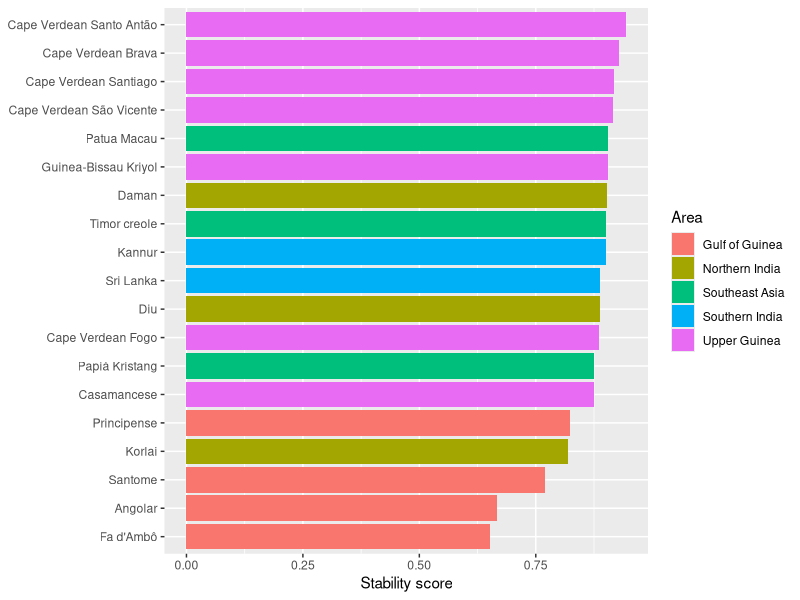
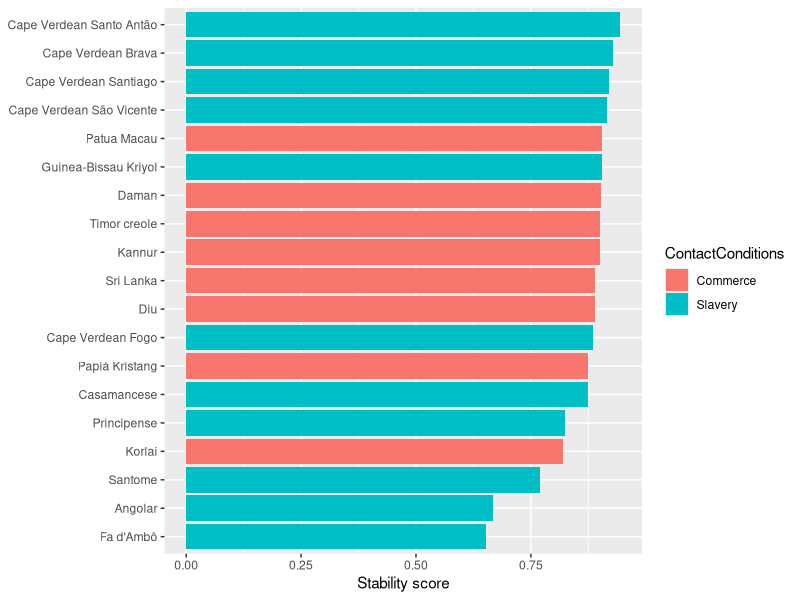
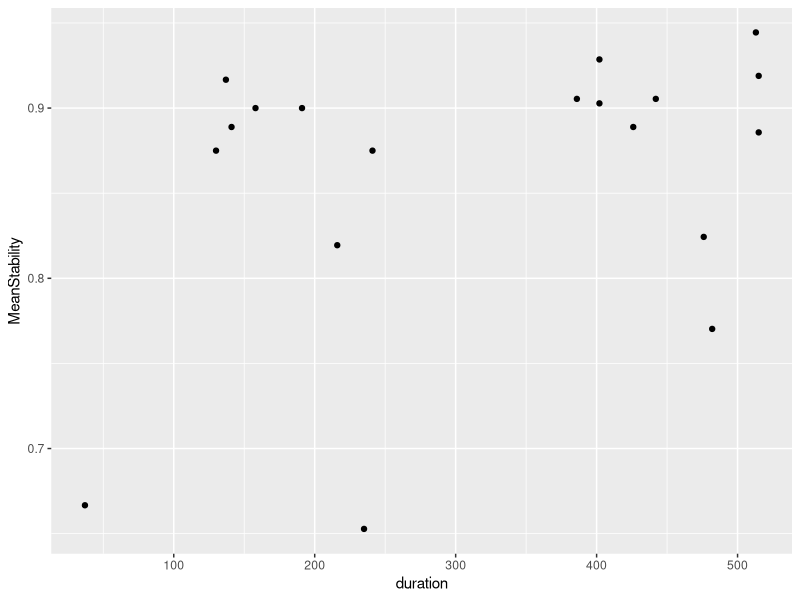
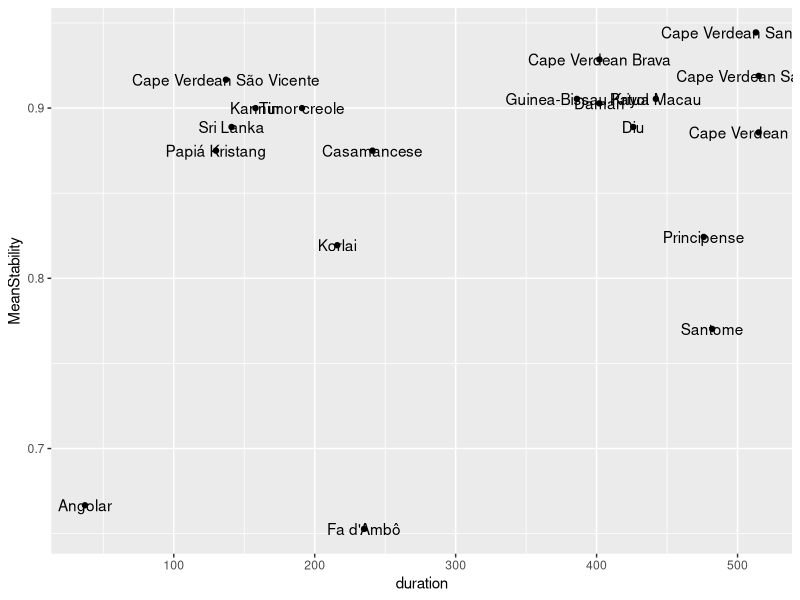
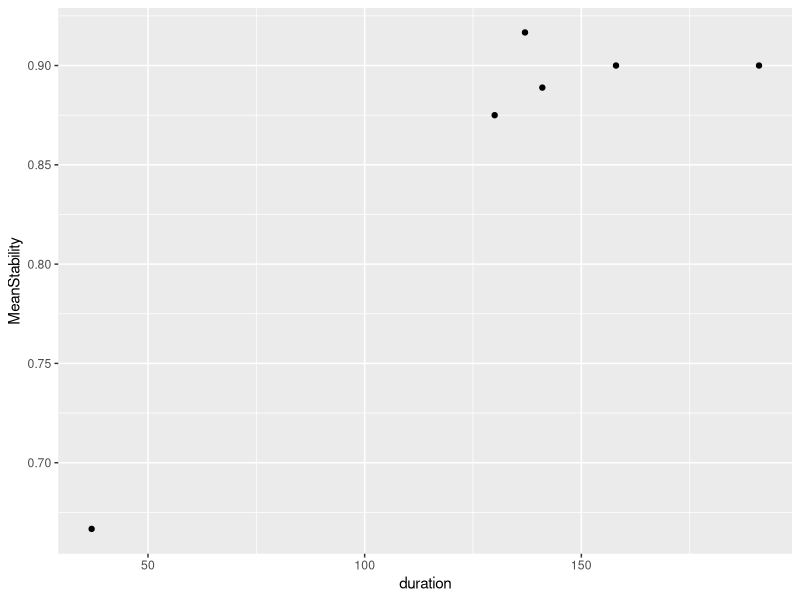
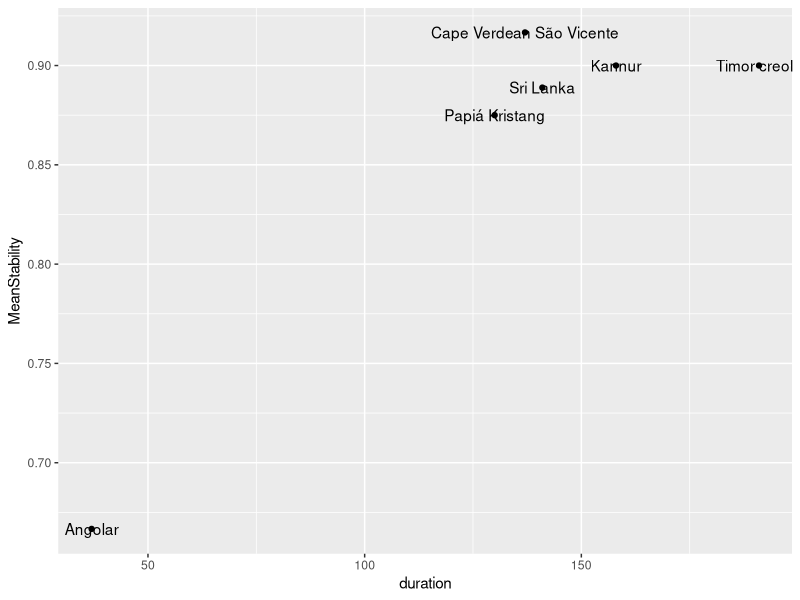
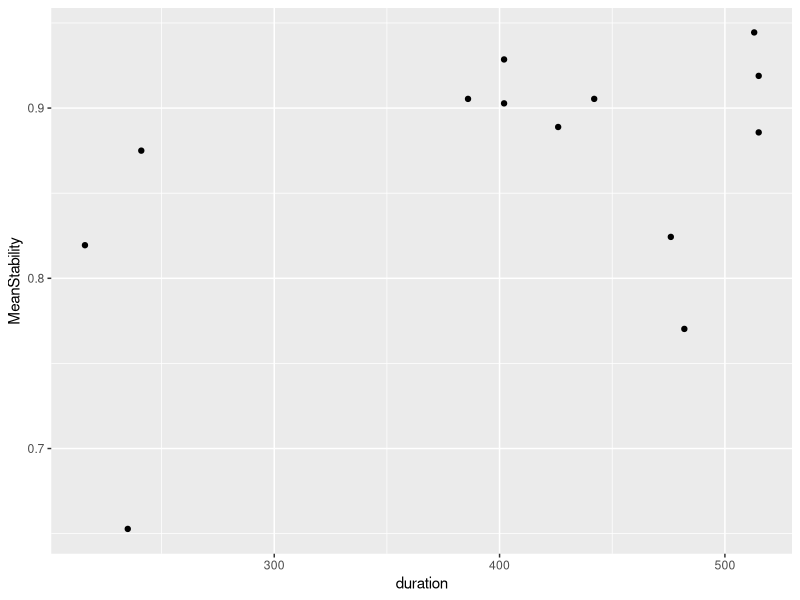
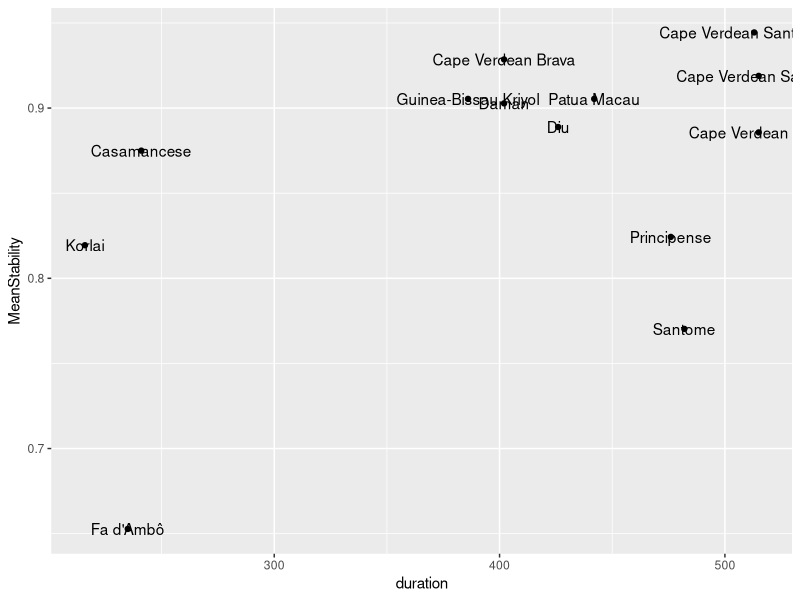

These figures' R source, in order: (Note: this script raises an error after producing the figures.)
## ---- chunk 1
library(tidyverse)
library(knitr)
## ---- chunk 2
# Because the private token keeps resetting...
# database <- read_csv('https://raw.githubusercontent.com/CreoPhon/CreoPhonPt/main/Creoles.csv?token=AAIGDLS6YB3YSYW7QJWERXDBVYPOE')
# write_csv(database, 'database.csv')
database <- read_csv('database.csv')
## ---- chunk 3
database %>% head() %>% kable()
## ---- chunk 4
database$duration <- database$`EndOfInfluence` - database$`FirstMajorSettlement`
## ---- chunk 5
database <- mutate(database, GlobalStability = (PlaceStability + MannerStability)/2)
# table(database$Language, database$GlobalStability)
## ---- chunk 6
database <- database %>% mutate(duration_group = ifelse(duration <= 200, 'short', 'long'))
## ---- chunk 7
database <- database %>% mutate(categorical_stability = ifelse(PlaceStability == 1 & MannerStability == 1, 'no manner/no place', NA))

database <- database %>% mutate(categorical_stability = ifelse(PlaceStability == 1 & MannerStability == 0, 'manner/no place', categorical_stability))

database <- database %>% mutate(categorical_stability = ifelse(PlaceStability == 0 & MannerStability == 1, 'no manner/place', categorical_stability))

database <- database %>% mutate(categorical_stability = ifelse(PlaceStability == 0 & MannerStability == 0, 'manner/place', categorical_stability))

table(database$categorical_stability)
## ---- chunk 8
creole_stability <- database %>% group_by(Language, Area, duration, duration_group, ContactConditions) %>% summarize(MeanStability = mean(GlobalStability, na.rm = TRUE))
## ---- chunk 9
ggplot(creole_stability) + 
  geom_bar(aes(x = MeanStability, y = reorder(Language, MeanStability), fill = Area), 
           stat = "identity", show.legend = TRUE) +
  theme(axis.title.y = element_blank()) +
  labs(x = "Stability score")
## ---- chunk 10
table(creole_stability$Area)
## ---- chunk 11
ggplot(creole_stability) + 
  geom_bar(aes(x = MeanStability, y = reorder(Language, MeanStability), fill = ContactConditions), 
           stat = "identity", show.legend = TRUE) +
  theme(axis.title.y = element_blank()) +
  labs(x = "Stability score")
## ---- chunk 12
ggplot(creole_stability, aes(x=duration, y=MeanStability)) +
  geom_point()

ggplot(creole_stability, aes(x=duration, y=MeanStability)) +
  geom_point() +
  geom_text(label=creole_stability$Language)
## ---- chunk 13
msd <- lm(MeanStability ~ duration, data=creole_stability)
summary(msd)
## ---- chunk 14
tmp_short <- creole_stability %>% filter(duration <= 200)
tmp_long <- creole_stability %>% filter(duration > 200)
## ---- chunk 15
ggplot(tmp_short, aes(x=duration, y=MeanStability)) +
  geom_point()

ggplot(tmp_short, aes(x=duration, y=MeanStability)) +
  geom_point() +
  geom_text(label=tmp_short$Language)
## ---- chunk 16
ggplot(tmp_long, aes(x=duration, y=MeanStability)) +
  geom_point()

ggplot(tmp_long, aes(x=duration, y=MeanStability)) +
  geom_point() +
  geom_text(label=tmp_long$Language)
## ---- chunk 17
msd <- lm(MeanStability ~ duration + duration_group * duration, data=creole_stability)
summary(msd)

ggplot(creole_stability, aes(x = duration, y = MeanStability, color = duration_group)) +
  geom_smooth(method = "lm") +
  geom_point()
## ---- chunk 18
library(mgcv)
# Factorize duration_group
creole_stability$duration_group = as.factor(creole_stability$duration_group)

# Model with an interaction between duration_group and duration
# (with maximum of cubic-spline fit)
msd.gam <- gam(MeanStability ~ duration_group + s(duration, k=3) + s(duration, by=duration_group, k=3), data=creole_stability)

summary(msd.gam)

plot(msd.gam, all.terms=T, shade=T, pages=1)

qqnorm(resid(msd.gam)); qqline(resid(msd.gam))

msd.gam.trimmed <- gam(MeanStability ~ duration_group + s(duration, k=3) + s(duration, by=duration_group, k=3), data=creole_stability %>% filter(MeanStability>0.7))

summary(msd.gam.trimmed)

plot(msd.gam.trimmed, sel=1, shade=T, ylab="Effect on mean stability", xlab="Duration of influence", residuals=T, main="Main effect of duration", cex=5, pch=".", col='dodgerblue'); abline(h=0, lty=2, col="red")

plot(msd.gam.trimmed, sel=2, shade=T, ylab="Effect on mean stability", xlab="Duration of influence", main="Long-term influence", col='dodgerblue'); abline(h=0, lty=2, col="red")

plot(msd.gam.trimmed, sel=3, shade=T, ylab="Effect on mean stability", xlab="Duration of influence", main="Short-term influence", col='dodgerblue'); abline(h=0, lty=2, col="red")

# (dotted lines indicate error)
plot(msd.gam.trimmed, all.terms=T, sel=4, ylab="Effect on mean stability", xlab="Duration group", main="Main effect of duration group")

# checking out the model performance
qqnorm(resid(msd.gam.trimmed)); qqline(resid(msd.gam.trimmed)) # meh
## ---- chunk 19
ggplot(database, aes(duration, MannerStability, colour=duration_group)) + 
  geom_point() + 
  geom_smooth(method = "lm") +
  facet_wrap(~Class)
## ---- chunk 20
ggplot(database, aes(duration, GlobalStability, colour=duration_group)) + 
  geom_point() + 
  geom_smooth() +
  facet_wrap(~Class)
## ---- chunk 21
ggplot(database, aes(duration, PlaceStability, colour=duration_group)) + 
  geom_point() + 
  geom_smooth(method = "lm") +
  facet_wrap(~LexifierPhoneme)
## ---- chunk 22
ggplot(database, aes(duration, MannerStability, colour=duration_group)) + 
  geom_point() + 
  geom_smooth() +
  facet_wrap(~LexifierPhoneme)
## ---- chunk 23
ggplot(database, aes(duration, GlobalStability, colour=duration_group)) + 
  geom_point() + 
  geom_smooth() +
  facet_wrap(~LexifierPhoneme)
## ---- chunk 24
place_results <- database %>% group_by(LexifierPhoneme) %>% summarize(mplace = mean(PlaceStability, na.rm = TRUE))
manner_results <- database %>% group_by(LexifierPhoneme) %>% summarize(mmanner = mean(MannerStability, na.rm = TRUE))

consonant_stability <- left_join(place_results, manner_results, by = "LexifierPhoneme")

class <- c("stop", "stop", "fricative","stop", "stop", "lateral","nasal", "nasal", "stop", "rhotic","fricative", "stop","affricate", "fricative", "fricative","nasal", "rhotic", "lateral", "fricative")

consonant_stability_class <- cbind(consonant_stability, class)
## ---- chunk 25
# TODO: fix the class "dots"
ggplot(consonant_stability, aes(y = mmanner, x = mplace, label = LexifierPhoneme, color=class)) +
  geom_point(position= "dodge") + 
  geom_text(aes(label=LexifierPhoneme), hjust=3, vjust=0) +
  theme(axis.title.x = element_blank(),
        axis.title.y = element_blank())
## ---- chunk 26
lm_manner_place <- lm(mplace~mmanner, data=consonant_stability)

summary(lm_manner_place)

manner_place_lmplot <- ggplot(consonant_stability, aes(y = mmanner, x = mplace, label = LexifierPhoneme)) +
  geom_point(position= "dodge") + 
  geom_smooth(method = lm)+
  geom_text(aes(label=LexifierPhoneme), hjust=3, vjust=0)

print(manner_place_lmplot + labs(y = "Manner Stability", x = "Place Stability"))
## ---- chunk 27
consonant_global_stability <- mutate(consonant_stability_class, mglobal = (mmanner + mplace)/2)

ggplot(consonant_global_stability) + 
  geom_bar(aes(x = mglobal, 
               y = reorder(LexifierPhoneme, mglobal),
               fill = class), stat = "identity", show.legend = TRUE) +
  labs(x = "Stability score", y = "Phoneme", fill = "Manner")
## ---- chunk 28
ggplot(consonant_global_stability, aes(x = class, y = mglobal, fill = class)) +
  geom_smooth(method = "lm") +
  geom_violin() +
   geom_dotplot(binaxis = "y",
               stackdir = "center",
               dotsize = 0.5) 
## ---- chunk 29
ggplot(consonant_global_stability, aes(x = class, y = mmanner, fill = class)) +
  geom_smooth(method = "lm") +
  geom_violin() +
   geom_dotplot(binaxis = "y",
               stackdir = "center",
               dotsize = 0.5) 
## ---- chunk 30

place <- c("labial", "alveolar", "labiodental", "velar", "velar", "alveolar", "labial", "alveolar", "labial", "alveolar", "alveolar", "alveolar", "palatal", "labiodental", "alveolar", "palatal", "alveolar", "palatal", "palatal")

consonant_stability_place <- cbind(consonant_global_stability, place)

ggplot(consonant_stability_place, aes(x = place, y = mglobal, fill = place)) +
  geom_smooth(method = "lm") +
  geom_violin()  +
   geom_dotplot(binaxis = "y",
               stackdir = "center",
               dotsize = 0.5) 

## ---- chunk 31
ggplot(consonant_stability_place, aes(x = place, y = mplace, fill = place)) +
  geom_smooth(method = "lm") +
  geom_violin()  +
   geom_dotplot(binaxis = "y",
               stackdir = "center",
               dotsize = 0.5) 
## ---- chunk 32
# qplot(x = duration, y = MeanStability, data = consonant_global_stability, color = duration_group) +
#  geom_smooth(method = "lm") 
## ---- chunk 33
library(lmerTest)

# Factorizing
mod.db = database %>%
              as.data.frame() %>%
              mutate(categorical_stability = as.factor(categorical_stability),
              Lexifier = as.factor(Lexifier),
              CreolePhoneme = as.factor(CreolePhoneme),
              Language = as.factor(Language))

# Remove singletons/doubletons
#goodies = names(table(mod.db$CreolePhoneme)>2)

#mod.db = mod.db %>%
#         filter(CreolePhoneme %in% goodies)
## ---- chunk 34
plot(mod.db$categorical_stability, mod.db$duration, notch=T)
## ---- chunk 35
table(mod.db$categorical_stability)

# Place stability
cat.mod.place = glmer(PlaceStability ~ log(duration) + (1|CreolePhoneme), data=mod.db, family="binomial")

summary(cat.mod.place)

# Manner stability
cat.mod.manner = glmer(MannerStability ~ log(duration) + (1|CreolePhoneme), data=mod.db, family="binomial")

summary(cat.mod.manner)

# Duration group
cat.mod.group = glmer(as.factor(duration_group) ~ PlaceStability + MannerStability + (1|CreolePhoneme), data=mod.db, family="binomial", nAGQ=0)

summary(cat.mod.group)
## ---- chunk 36
data_by_position <- database %>% select(Position, LexifierPhoneme, PlaceStability, MannerStability) %>% mutate(Position = tolower(Position))

data_by_position$PlaceStability <- as.numeric(data_by_position$PlaceStability)

data_by_position$MannerStability <- as.numeric(data_by_position$MannerStability)
## ---- chunk 37
position_stability <- mutate(data_by_position, GlobalStability = (PlaceStability + MannerStability)/2)

position_results <- position_stability %>% group_by(LexifierPhoneme, Position) %>% summarize(m = mean(GlobalStability, na.rm = TRUE))
## ---- chunk 38
position_results$Position <- factor(position_results$Position, levels = c('word-initial', 'word-medial', 'word-final'))

ggplot(position_results, aes(x = LexifierPhoneme, y = m, fill = Position)) + 
  geom_col(position = position_dodge2(width = 0.9, preserve = "single")) +
  theme(axis.title.x = element_blank(),
        axis.title.y = element_blank())
## ---- chunk 39
ggplot(position_results) + 
  geom_bar(aes(x = m,
               y = reorder(LexifierPhoneme, m),
               fill = Position), 
           stat = "identity", 
           show.legend = TRUE,
           position = "dodge2") +
  labs(x = "Stability score", y = "Phoneme", fill = "Position")
## ---- chunk 40
# TODO: update what we show, flip horizontally, change colors
position_results1 <- position_results %>% pivot_wider(names_from = Position, values_from = m)

different_position <- subset(position_results1, position_results1$`word-initial` != position_results1$`word-medial` | position_results1$`word-final` != position_results1$`word-medial`)

different_position_results <- different_position %>% pivot_longer(c(`word-initial`, `word-medial`, `word-final`), names_to = "Position", values_to = "m")

different_position_results$Position <- factor(different_position_results$Position, levels = c('word-initial', 'word-medial', 'word-final'))

ggplot(different_position_results, 
       aes(x = LexifierPhoneme, y = m, fill = Position)) + 
  geom_col(position = position_dodge2(width = 0.9, preserve = "single"))
## ---- chunk 41
# TODO: reorder doesn't work here
ggplot(different_position_results) + 
  geom_bar(aes(x = m,
               y = reorder(LexifierPhoneme, m),
               fill = Position), 
           stat = "identity", 
           show.legend = TRUE,
           position = "dodge2") +
  labs(x = "Stability score", y = "Phoneme", fill = "Position")
## ---- chunk 42
m <- lm(MeanStability ~ ContactConditions, data=creole_stability)
summary(m)

ggplot(creole_stability, aes(x = ContactConditions, y = MeanStability, color = ContactConditions)) +
  geom_smooth(method = "lm") +
  geom_violin()
## ---- chunk 43
m <- lm(MeanStability ~ duration + ContactConditions * duration, data=creole_stability)
summary(m)

ggplot(creole_stability, aes(x = duration, y = MeanStability, color = ContactConditions)) +
  geom_smooth(method = "lm") +
  geom_point()
